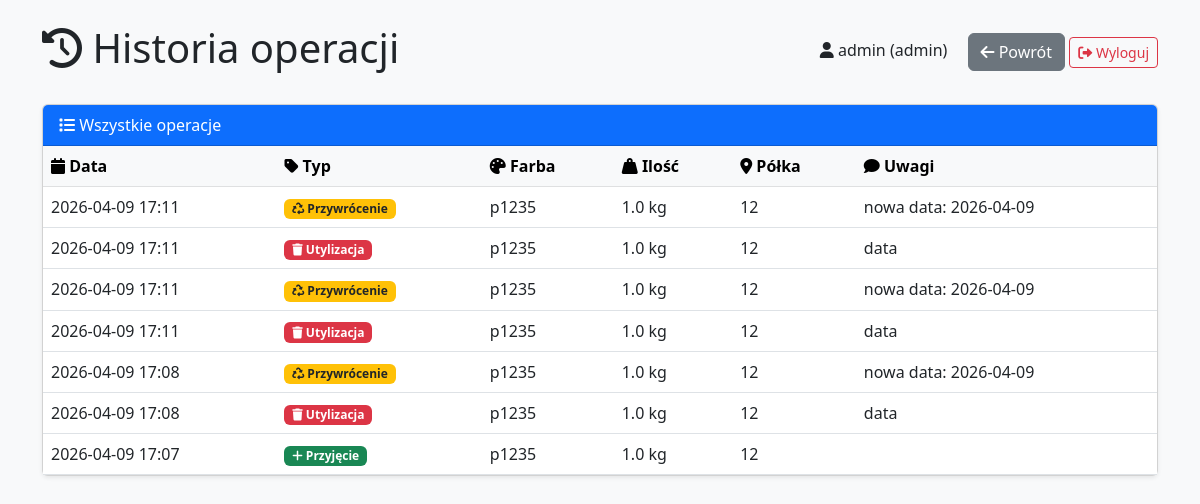
Screenshot of /historia (signed in) with the database file from the repository.
### tables this page shows
CREATE TABLE operacje (
            id INTEGER PRIMARY KEY AUTOINCREMENT,
            data TEXT NOT NULL,
            typ TEXT NOT NULL,  -- przyjecie, wydanie, zwrot, utylizacja
            farba TEXT NOT NULL,
            ilosc TEXT NOT NULL,
            polka TEXT,
            uwagi TEXT,
            farba_id INTEGER
        );

### main.py (the view)
@app.get("/historia", response_class=HTMLResponse)
def historia(request: Request, user=Depends(require_auth)):
    conn = get_db()
    cur = conn.cursor()
    cur.execute("SELECT * FROM operacje ORDER BY id DESC")
    operacje = cur.fetchall()
    return render_template("historia.html", {"operacje": operacje, "user": {"username": user["username"], "role": user["role"]}})

### templates/historia.html (shortened to what this page needs)
<!DOCTYPE html>
<html lang="pl">
<head>
    <link href="https://cdn.jsdelivr.net/npm/bootstrap@5.3.0/dist/css/bootstrap.min.css" rel="stylesheet">
    <link rel="stylesheet" href="https://cdnjs.cloudflare.com/ajax/libs/font-awesome/6.0.0/css/all.min.css">
</head>
<body class="bg-light">
<div class="container mt-4">
    <div class="d-flex justify-content-between align-items-center mb-4">
        <h1><i class="fas fa-history"></i> Historia operacji</h1>
        <div>
            <span class="me-3"><i class="fas fa-user"></i> {{ user.username }} ({{ user.role }})</span>
            <a href="/magazyn" class="btn btn-secondary"><i class="fas fa-arrow-left"></i> Powrót</a>
            <a href="/logout" class="btn btn-outline-danger btn-sm"><i class="fas fa-sign-out-alt"></i> Wyloguj</a>
        </div>
    </div>
    <div class="card shadow-sm">
        <div class="card-header bg-primary text-white"><i class="fas fa-list"></i> Wszystkie operacje</div>
        <div class="card-body p-0">
            <div class="table-responsive">
                <table class="table table-hover mb-0">
                    <thead class="table-light">
                        <tr>
                            <th><i class="fas fa-calendar"></i> Data</th>
                            <th><i class="fas fa-tag"></i> Typ</th>
                            <th><i class="fas fa-palette"></i> Farba</th>
                            <th><i class="fas fa-weight-hanging"></i> Ilość</th>
                            <th><i class="fas fa-map-marker-alt"></i> Półka</th>
                            <th><i class="fas fa-comment"></i> Uwagi</th>
                        </tr>
                    </thead>
                    <tbody>
                        {% for op in operacje %}
                        <tr>
                            <td>{{ op.data }}</td>
                            <td>
                                {% if op.typ == 'przyjęcie' %}
                                    <span class="badge bg-success"><i class="fas fa-plus"></i> Przyjęcie</span>
                                {% elif op.typ == 'wydanie' %}
                                    <span class="badge bg-primary"><i class="fas fa-download"></i> Wydanie</span>
                                {% elif op.typ == 'zwrot' %}
                                    <span class="badge bg-info text-dark"><i class="fas fa-undo-alt"></i> Zwrot</span>
                                {% elif op.typ == 'utylizacja' %}
                                    <span class="badge bg-danger"><i class="fas fa-trash"></i> Utylizacja</span>
                                {% elif op.typ == 'przywrócenie' %}
                                    <span class="badge bg-warning text-dark"><i class="fas fa-recycle"></i> Przywrócenie</span>
                                {% else %}
                                    {{ op.typ }}
                                {% endif %}
                            </td>
                            <td>{{ op.farba }}</td>
                            <td>{{ op.ilosc }} kg</td>
                            <td>{{ op.polka }}</td>
                            <td>{{ op.uwagi }}</td>
                        </tr>
                        {% else %}
                        <tr><td colspan="6" class="text-center">Brak operacji</td></tr>
                        {% endfor %}
                    </tbody>
                </table>
            </div>
        </div>
    </div>
</div>
</body>
</html>

### rows the page displays
operacje: data "2026-04-09 17:11", typ "przywrócenie" (drawn), farba "p1235", ilosc "1.0", polka "12", uwagi "nowa data: 2026-04-09"
operacje: data "2026-04-09 17:11", typ "utylizacja" (drawn), farba "p1235", ilosc "1.0", polka "12", uwagi "data"
operacje: data "2026-04-09 17:11", typ "przywrócenie" (drawn), farba "p1235", ilosc "1.0", polka "12", uwagi "nowa data: 2026-04-09"
operacje: data "2026-04-09 17:11", typ "utylizacja" (drawn), farba "p1235", ilosc "1.0", polka "12", uwagi "data"
operacje: data "2026-04-09 17:08", typ "przywrócenie" (drawn), farba "p1235", ilosc "1.0", polka "12", uwagi "nowa data: 2026-04-09"
operacje: data "2026-04-09 17:08", typ "utylizacja" (drawn), farba "p1235", ilosc "1.0", polka "12", uwagi "data"
operacje: data "2026-04-09 17:07", typ "przyjęcie" (drawn), farba "p1235", ilosc "1.0", polka "12"

### other values shown
{{ user.username }} "admin"
{{ user.role }} "admin"
